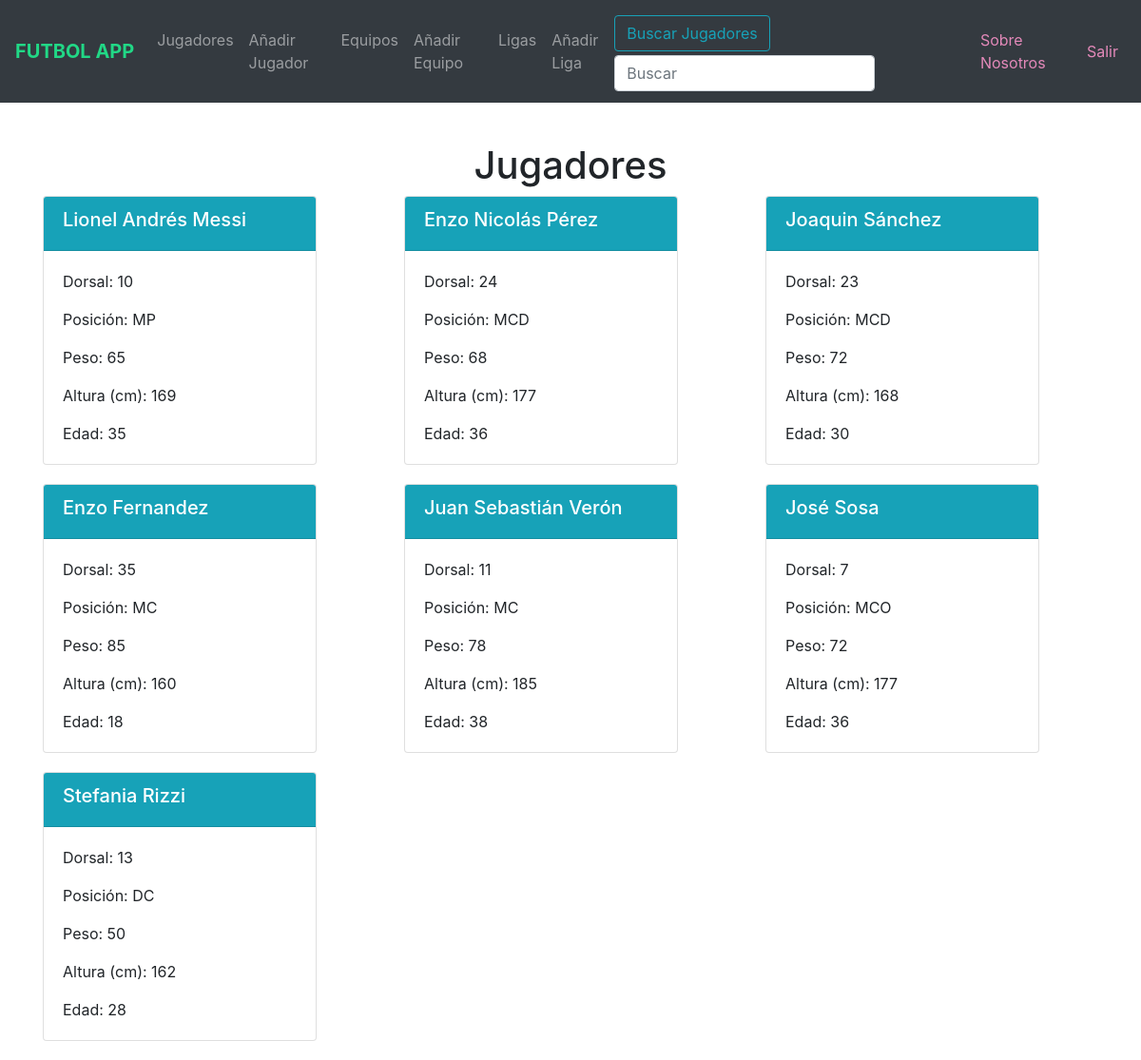
The page /futbol/jugadores/ (signed in) on the database its author committed.
### futbol/models.py (models this page shows)
class Jugador(models.Model):
	nombre = models.CharField(max_length=100)
	apellido = models.CharField(max_length=100)
	peso = models.IntegerField(validators=[MinValueValidator(30), MaxValueValidator(200)])
	altura = models.IntegerField(validators=[MinValueValidator(140), MaxValueValidator(210)])
	edad = models.IntegerField(validators=[MinValueValidator(15), MaxValueValidator(45) ])
	dorsal= models.BigIntegerField()
	posicion= models.CharField(max_length=4)

### futbol/views.py (the view)
@login_required(login_url='Login')
def list_jugadores(request):
	busqueda = request.GET.get('buscar')
	if busqueda:
		jugadores = Jugador.objects.filter(Q(nombre__icontains=busqueda) | Q(apellido__icontains=busqueda))
	else:
		jugadores = Jugador.objects.all()
	return render(request, "jugadores.html", {"lista_jugadores":jugadores})

### futbol/templates/jugadores.html (shortened to what this page needs)
{% extends "base.html" %}
{% block contenidoQueCambia %}
<h1 class="text-center">Jugadores</h1>
    <div class="row">
    {% for jugador in lista_jugadores %}
        <div class="col-md-4" style="margin-bottom:20px">
            <div class="card" style="width: 18rem;">
                <div class="card-header bg-info text-white">
                    <h5> {{jugador.nombre}} {{jugador.apellido}} </h5>
                </div>
                <div class="card-body">
                    <p class="card-text"> Dorsal: {{jugador.dorsal}}</p>
                    <p class="card-text"> Posición: {{jugador.posicion}} </p>
                    <p class="card-text"> Peso: {{jugador.peso}} </p>
                    <p class="card-text"> Altura (cm): {{jugador.altura}} </p>
                    <p class="card-text"> Edad: {{jugador.edad}} </p>
                </div>
            </div>
        </div>
    {% endfor %}
{% endblock %}

### futbol/templates/base.html (shortened to what this page needs)
<!doctype html>
<html lang="en">
  <head>
    {% load static %}
    <link rel="stylesheet" href="https://cdn.jsdelivr.net/npm/bootstrap@4.6.1/dist/css/bootstrap.min.css">
    <link href="{%static 'css/styles.css' %}" rel="stylesheet" />
  </head>
  <body>
<nav class="navbar navbar-expand-md navbar-dark bg-dark fixed-top">
  <a class="navbar-brand" href="{% url 'Jugadores' %}" style="color:rgb(33, 216, 134); font-weight: bold;">FUTBOL APP</a>
  <div class="collapse navbar-collapse" id="navbarsExampleDefault">
    {% if request.user.is_authenticated %}
      <ul class="navbar-nav mr-auto">
        <li class="nav-item">
          <a class="nav-link" href="{% url 'Jugadores' %}">Jugadores</a>
        </li>
        <li class="nav-item">
          <a class="nav-link" href="{% url 'CrearJugador' %}">Añadir Jugador</a>
        </li>
        <li class="nav-item">
          <a class="nav-link" href="{% url 'Equipos' %}" >Equipos</a>
        </li>
        <li class="nav-item">
          <a class="nav-link" href="{% url 'CrearEquipo' %}">Añadir Equipo</a>
        <li class="nav-item">
          <a class="nav-link" href="{% url 'Ligas' %}" >Ligas</a>
        </li>
        <li class="nav-item">
          <a class="nav-link" href="{% url 'CrearLiga' %}">Añadir Liga</a>
        </li>
      </ul>
      <form class="form-inline my-2 my-lg-1" action="{% url 'Jugadores' %}">
        <button class="btn btn-outline-info my-2 my-sm-1" type="submit" style="margin-right: 5px;">Buscar Jugadores</button>
        <input class="form-control mr-sm-2" type="Buscar" placeholder="Buscar" aria-label="Buscar" name="buscar">
      </form>
    {% endif %}
    <ul class="navbar-nav">
      <li class="nav-item">
        <a class="nav-link" href="{% url 'About' %}" style="color: rgb(227, 137, 185);"">Sobre Nosotros</a>
      </li>
    </ul>
    {% if request.user.is_authenticated %}
    <ul class="navbar-nav">
      <li class="nav-item">
        <a class="nav-link" href="{% url 'Logout' %}" style="color: rgb(227, 137, 185);"">Salir</a>
      </li>
    </ul>
    {% endif %}
  </div>
</nav>
<main role="main" class="container">
    {% block contenidoQueCambia %}
    {% endblock %}
</main>
  </body>
</html>

### futbol/static/css/styles.css (style rules this page uses)
.container { margin-top: 150px; }

### rows shown on the page
Jugador: nombre "Lionel Andrés", apellido "Messi", dorsal "10", posicion "MP", peso "65", altura "169", edad "35"
Jugador: nombre "Enzo Nicolás", apellido "Pérez", dorsal "24", posicion "MCD", peso "68", altura "177", edad "36"
Jugador: nombre "Joaquin", apellido "Sánchez", dorsal "23", posicion "MCD", peso "72", altura "168", edad "30"
Jugador: nombre "Enzo", apellido "Fernandez", dorsal "35", posicion "MC", peso "85", altura "160", edad "18"
Jugador: nombre "Juan Sebastián", apellido "Verón", dorsal "11", posicion "MC", peso "78", altura "185", edad "38"
Jugador: nombre "José", apellido "Sosa", dorsal "7", posicion "MCO", peso "72", altura "177", edad "36"
Jugador: nombre "Stefania", apellido "Rizzi", dorsal "13", posicion "DC", peso "50", altura "162", edad "28"
